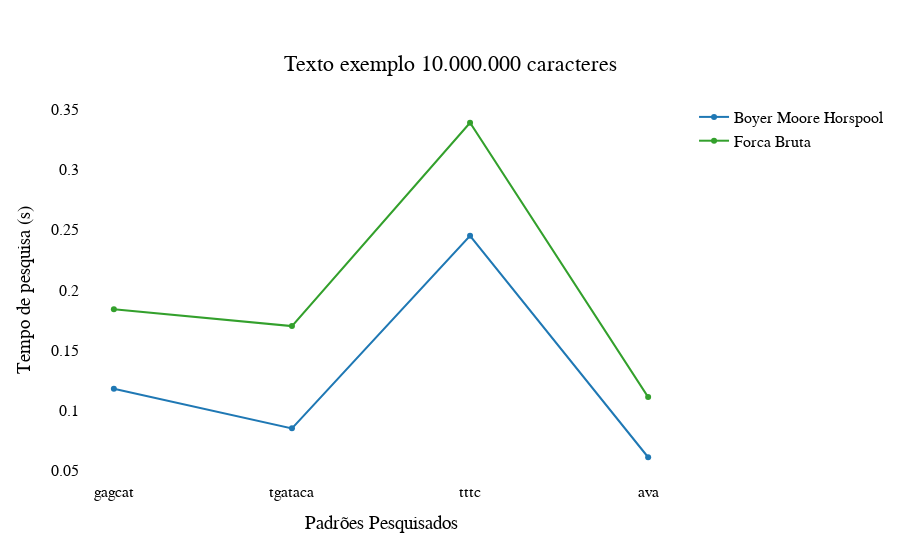

This figure's notebook cell:
### Code cell
import plotly.graph_objects as go

 
x = ['gagcat', 'tgataca','tttc', 'ava']
Tempo_BMH = [  
   0.118
,0.085
,0.245
,0.061
]
Tempo_FB = [ 
    0.184
,0.170
,0.339
,0.111
    
]  
fig = go.Figure()


fig.add_trace(
    go.Scatter(x=x, y=Tempo_BMH ,name='Boyer Moore Horspool',marker_color='rgb(31,120,180)'
    ))  
fig.add_trace(
    go.Scatter(x=x, y=Tempo_FB,name='Forca Bruta',marker_color='rgb(51,160,44)'
          )) 

fig.update_layout(   
    font=dict(
        family="Arial",
        size=16,
        color="Black"
    ),
    title={
        'text': "Texto exemplo 10.000.000 caracteres",
        'y':0.9,
        'x':0.5,
        'xanchor': 'center',
        'yanchor': 'top'},
                   xaxis=dict(
        title='Padrões Pesquisados',
        tickmode='linear') , 
                   yaxis_title='Tempo de pesquisa (s)',  
                      paper_bgcolor = 'rgba(0,0,0,0)', 
                    plot_bgcolor = 'rgba(0,0,0,0)'
                  
                    )

    
fig.show()

### Figure 1 — Plotly figure (JSON) as saved in the notebook; plotly's stock layout.template omitted (floating-point values rounded to 4 significant figures)
{"data": [{"marker": {"color": "rgb(31,120,180)"}, "name": "Boyer Moore Horspool", "type": "scatter", "x": ["gagcat", "tgataca", "tttc", "ava"], "y": [0.118, 0.085, 0.245, 0.061]}, {"marker": {"color": "rgb(51,160,44)"}, "name": "Forca Bruta", "type": "scatter", "x": ["gagcat", "tgataca", "tttc", "ava"], "y": [0.184, 0.17, 0.339, 0.111]}], "layout": {"font": {"color": "Black", "family": "Arial", "size": 16}, "paper_bgcolor": "rgba(0,0,0,0)", "plot_bgcolor": "rgba(0,0,0,0)", "title": {"text": "Texto exemplo 10.000.000 caracteres", "x": 0.5, "xanchor": "center", "y": 0.9, "yanchor": "top"}, "xaxis": {"tickmode": "linear", "title": {"text": "Padrões Pesquisados"}}, "yaxis": {"title": {"text": "Tempo de pesquisa (s)"}}}}
